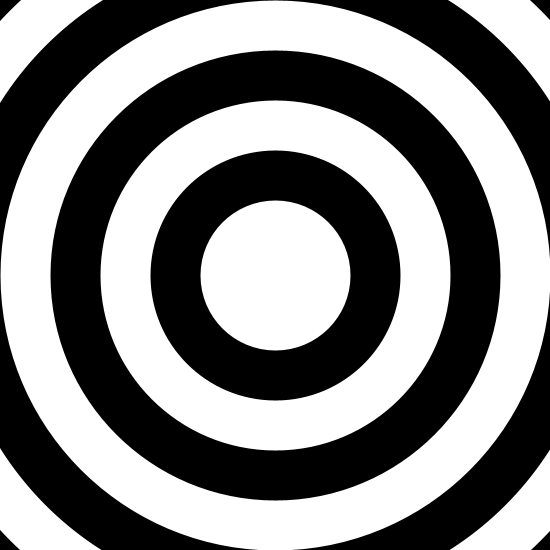
Frame 1 (no input)
Frame 60 (the mouse pressed at the canvas centre just before this capture): identical to frame 1, image omitted
Frame 120 (the mouse held since frame 60 and released just before this capture): identical to frame 1, image omitted

The Processing sketch that drew this single still picture (run headless with seeded random() and noise(); from frame 60 on, the mouse is pressed at the canvas centre):

// Processing sketch: MoireCircles
// ── MoireCircles.pde
float zoom;
float inc = .05;
int circles,spacing;
void setup(){
  size (550, 550);
  smooth();
  zoom = 50;
  circles = 5000;
  spacing = 4;
}
void draw() {
  translate(width/2,height/2);
  background (0);
  zoom = constrain(zoom,0,100);
  scale(zoom);
  fill(255);
  for(int i = circles;i>0;i-=spacing){
      circle(0,0,i);
  }
}
void keyPressed(){
  if(key == CODED){
    if(keyCode == RIGHT){
      zoom += inc;
    }else if(keyCode == LEFT){
      zoom -= inc;
    }
  }
}
